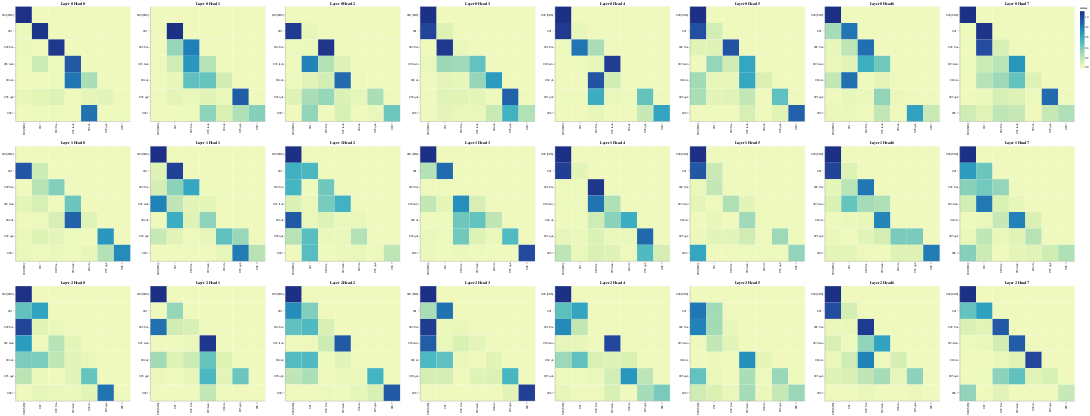

Notebook code for this chart:
### Code cell
# Visualize the Decoder Self-Attention
Get_All_Attention_Maps(model, "decoder", layers, heads, decoder_input_tokens, decoder_input_tokens, min(20, sentence_length))
